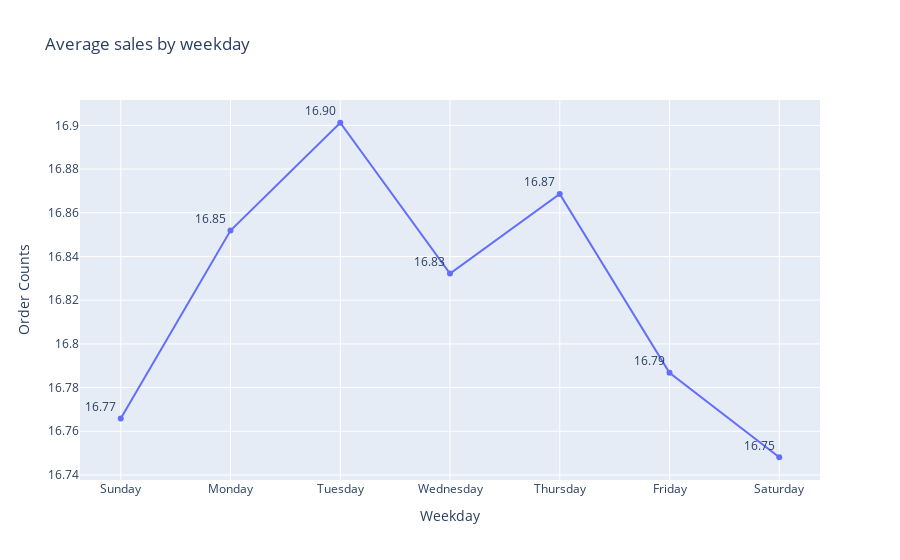

The notebook cell saved with this chart:
### Markdown cell above
Average sales is high on Tuesdays and Thursdays.

### Code cell
days = ['Sunday', 'Monday', 'Tuesday', 'Wednesday', 'Thursday', 'Friday', 'Saturday']
a = pizza_order.groupby(by=pizza_order.index.day_name())['total'].mean().reindex(days)
trace = px.line(a,
    x=a.index,
    y=a.values,
    markers=True,
    text=a.values, width=900,
    labels={'date_time':'Weekday', 'y':'Order Counts'},
    title='Average sales by weekday'
)
trace.update_traces(texttemplate="%{text:.4s}", textposition='top left')

### Figure 1 — Plotly figure (JSON) as saved in the notebook; plotly's stock layout.template omitted (floating-point values rounded to 4 significant figures)
{"data": [{"hovertemplate": "Weekday=%{x}<br>Order Counts=%{y}<br>text=%{text}<extra></extra>", "legendgroup": "", "line": {"color": "#636efa", "dash": "solid"}, "marker": {"symbol": "circle"}, "mode": "markers+lines+text", "name": "", "orientation": "v", "showlegend": false, "text": [16.77, 16.85, 16.9, 16.83, 16.87, 16.79, 16.75], "textposition": "top left", "texttemplate": "%{text:.4s}", "type": "scatter", "x": ["Sunday", "Monday", "Tuesday", "Wednesday", "Thursday", "Friday", "Saturday"], "xaxis": "x", "y": [16.77, 16.85, 16.9, 16.83, 16.87, 16.79, 16.75], "yaxis": "y"}], "layout": {"legend": {"tracegroupgap": 0}, "title": {"text": "Average sales by weekday"}, "width": 900, "xaxis": {"anchor": "y", "domain": [0, 1], "title": {"text": "Weekday"}}, "yaxis": {"anchor": "x", "domain": [0, 1], "title": {"text": "Order Counts"}}}}
